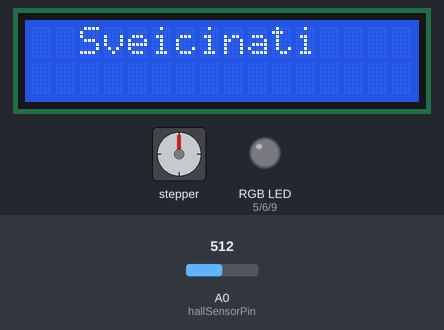
Simulated run of this sketch. Board: Arduino Uno, built with avr-gcc and run on an emulated ATmega328P. On the bench: 16×2 character LCD, stepper motor, an RGB LED mixed from three pins (HIGH = lit). Inputs (shaded band) come from the test bench; at power-on: A0 (hallSensorPin) = 512. Dim RGB values are drawn brighter than linear; stepper angles assume 4 steps per turn.

Above: at 1.2 s.
1.3 s: A0 (hallSensorPin) set to 417
2.8 s: A0 (hallSensorPin) set to 386
At 3.02 s:
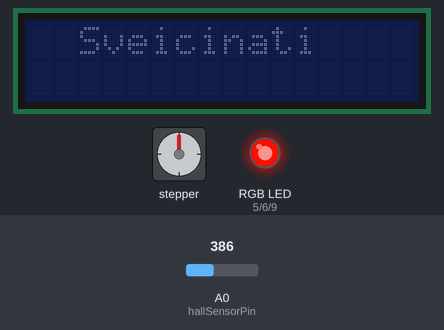
At 3.63 s:
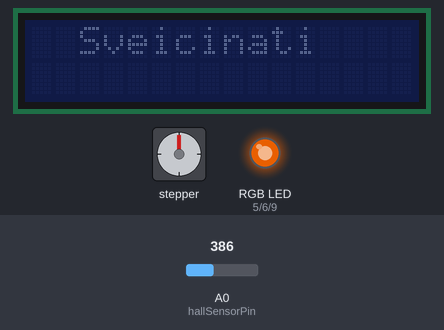
7.9 s: A0 (hallSensorPin) set to 691
10.9 s: A0 (hallSensorPin) set to 714
At 11.1 s:
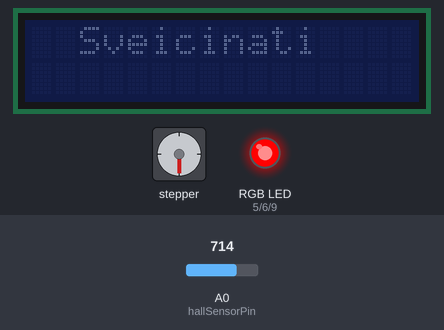
Timing chart, 0 to 14.3 s (numbered marks = the images above; inputs shaded):
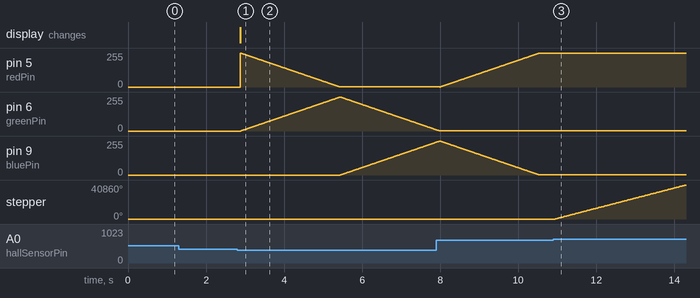

Measured:
- the behaviour switches between 400 and 399 on A0 (hallSensorPin) (found by bisection; images 0 and 1)
- the behaviour switches between 700 and 701 on A0 (hallSensorPin) (found by bisection; images 2 and 3)
- after the input at 1.3 s, every drawn part: stays the same
- after the input at 2.8 s, pin 6 (greenPin): rises from 0/255 to 255/255 in 2.5 s, then falls to 9/255 in 2.5 s; pin 9 (bluePin): moves from 0/255 to 246/255 over 2.5 s, starting after 2.6 s; the display: changes after 0.08 s (image 1)
- after the input at 10.9 s, stepper: keeps turning clockwise at about 12212°/s, starting at once

The sketch:

faraons_code.ino
```cpp
#include <Arduino.h>
#include <Stepper.h>
#include <LiquidCrystal_I2C.h>

// A0, 5, 6, 9, 10, 11, 12, 13, a4, a5

//hall sensor
int hallSensorPin = A0;
int amnt = 0;
int amnt2 = 0;


//rgb led
int redPin= 5;
int greenPin = 6;
int  bluePin = 9;
int L = 0;

// stepper
Stepper stepper(4, 10, 12, 11, 13); //10-13

//lcd
LiquidCrystal_I2C lcd(0x27, 16, 2);

//variables
int turn_on;

//functions
void rgb_light();
void spin();


void setup() { //---------------------------------------------------------
  Serial.begin(115200);

  //hall sensor
  pinMode(hallSensorPin, INPUT);

  //rgb led
  pinMode(redPin,  OUTPUT);
  pinMode(greenPin, OUTPUT);
  pinMode(bluePin, OUTPUT);

  //stepper
  stepper.setSpeed(2048);

  //lcd
  lcd.init();
  lcd.backlight();
  lcd.setCursor(2, 0);
  lcd.print("Sveicinati");
}

void loop() {  //---------------------------------------------------------


  amnt = analogRead(hallSensorPin);
  //  Serial.println(amnt);

  if(amnt > 700){
    lcd.noBacklight();
    spin();
  }
  else if(amnt < 400){
    lcd.noBacklight();
    rgb_light();
  }

  delay(100);
}

// * combine rbg_light and spin()

void rgb_light(){

  for(int i = 0; i < 255; i++){
      L = 255-i;
      analogWrite(greenPin, i);
      analogWrite(redPin, L);
      delay(10);
    }
    for(int i = 0; i < 255; i++){
      L = 255-i;
      analogWrite(bluePin, i);
      analogWrite(greenPin, L);
      delay(10);
    }
    for(int i = 0; i < 255; i++){
      L = 255-i;
      analogWrite(redPin, i);
      analogWrite(bluePin, L);
      delay(10);
    }
}

void spin(){
  stepper.step(1000);

  stepper.step(-1000);
}
```
